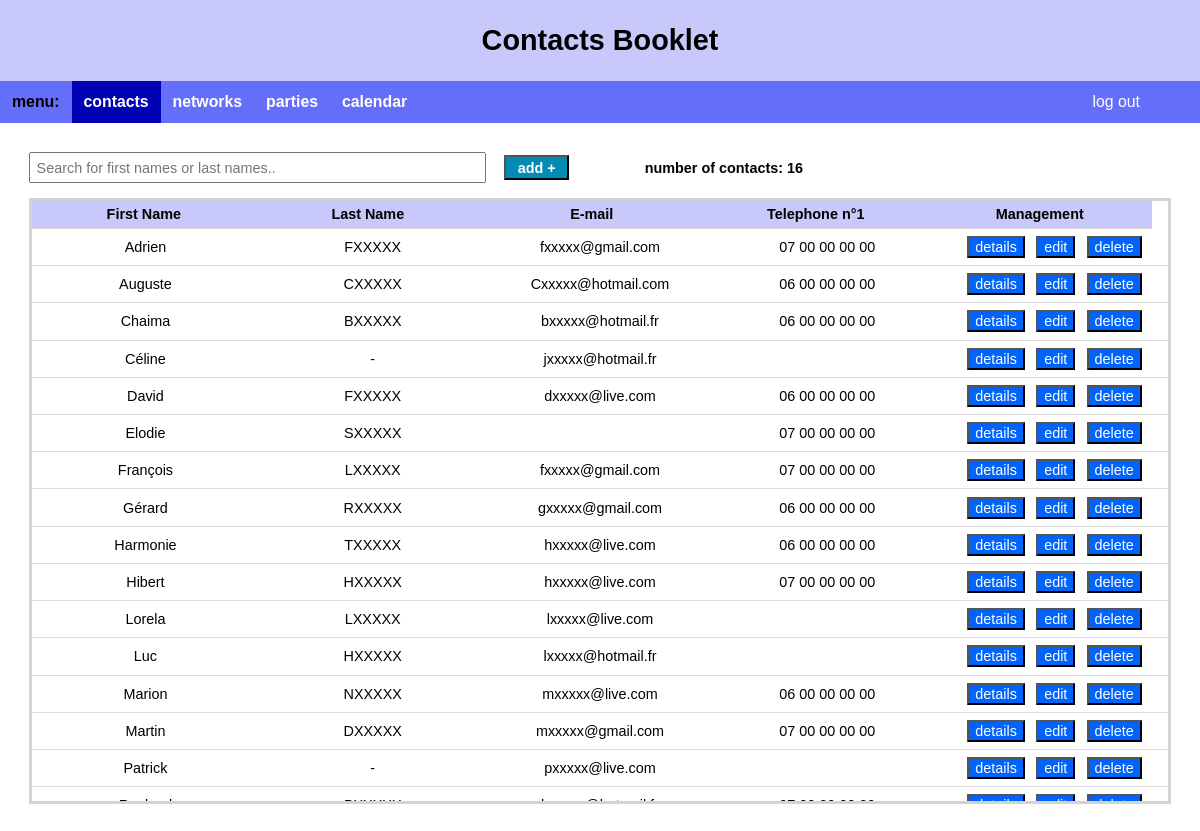
/contacts/ (signed in), run on the app's committed database.
### contacts_app/models.py (models this page shows, shortened)
class Contact(models.Model):
    first_name = models.CharField(max_length=30)
    last_name = models.CharField(max_length=30)
    email = models.EmailField(max_length=40, verbose_name='E-mail', blank=True)
    telephone1 = models.CharField(max_length=30, verbose_name='telephone n°1', blank=True)
    telephone2 = models.CharField(max_length=30, verbose_name='telephone n°2', blank=True)
    profile_photo = models.ImageField(verbose_name='picture', upload_to='image/', default='image/no-image.png')
    fk_user = models.ForeignKey(User, on_delete=models.CASCADE)
    REQUIRED_FIELDS = ['first_name','last_name']

### contacts_app/views.py (the view)
# urls.py: path('contacts/', contacts_app.views.contacts, name="contacts"),
@login_required
def contacts(request):
    contacts = Contact.objects.filter(fk_user=request.user.id).order_by('first_name', 'last_name')
    count = contacts.count()
    return render(request, 'contacts_app/contacts.html', context={'contacts' : contacts, 'count': count})

### contacts_app/templates/contacts_app/contacts.html (shortened to what this page needs)
{% extends 'base2.html' %}
{% load static %}
{% block css %}
    <link rel="stylesheet" href="{% static 'contacts.css' %}"/>
{% endblock %}
{% block content %}
<div id="div_table">
    <input type="text" id="search" onkeyup="filter()" placeholder="Search for first names or last names.." title="Type in a name">
    <a id="add_btn" href="{% url 'addContact' %}"><button class="btn_1">add +</button></a>
    <span id="count_contacts">number of contacts: {{ count }}</span>
    <div id="scroll">
    <table class="table-striped table-bordered" style="width:100%">
        <thead>
            <tr>
                <th>First Name</th>
                <th>Last Name</th>
                <th class="email">E-mail</th>
                <th class="telephone">Telephone n°1</th>
                <th class="t_button">Management</th>
            </tr>
        </thead>
        <tbody id="table">
        {% for line in contacts %}
        <tr>
            <td>{{ line.first_name }}</td>
            <td>{{ line.last_name }}</td>
            <td class="email">{{ line.email}}</td>
            <td class="telephone">{{ line.telephone1}}</td>
            <td class="t_button">
                <a href="{% url 'contactDetails' line.id %}"><button class="btn_2">details</button></a>
                <a href="{% url 'editContact' line.id %}"><button class="btn_2">edit</button></a>
                <a href="{% url 'deleteContact' line.id %}"><button class="btn_2">delete</button></a>
            </td>
        </tr>
        {% endfor %}
        </tbody>
    </table>
    </div>
</div>
{% endblock content %}

### contacts_app/static/style2.css (style rules this page uses)
body { margin: 0px; }

### contacts_app/static/contacts.css (style rules this page uses)
table { width: 100%; border: solid lightgray; }
th, td { padding: 0.5%; text-align: center; width: 20%; }
th { background-color: rgb(200, 200, 250); }
.btn_2 { font-size: 1em; margin-right:0.25em; margin-left:0.25em; color:white; background-color:rgb(0, 100, 250); margin-bottom: 0.1em; margin-top: 0.1em; }
#search { box-sizing: border-box; width: 40%; font-size: 1em; padding: 0.4em; margin-bottom: 1em; }
.btn_1 { font-size: 1em; margin-right: 1em; margin-left: 1em; padding-left: 0.8em; padding-right: 0.8em; padding-bottom: 0.2em; padding-top: 0.2em; color:white; font-weight: bold; background-color:rgb(0, 140, 180); }
#div_table { padding: 2em; }
#count_contacts { padding-left: 5%; font-weight: bold; }
#scroll { height: 60vh; }
table { display: flex; flex-flow: column; height: 100%; width: 100%; }
table thead { flex: 0 0 auto; width: calc(100% - 0.9em); }
table tbody { flex: 1 1 auto; display: block; overflow-y: scroll; }
table tbody tr { width: 100%; }
table thead, table tbody tr { display: table; table-layout: fixed; }
th { margin-bottom: 0%; }
body { font-family: sans-serif; font-size: 0.9em; }
table { border-collapse: collapse; }
thead,tbody { display: block; }
th, td { border-bottom: 0.02em solid #ddd; }
thead { border-right: 0.5em solid white; }
td { word-wrap: break-word; }

### data on the page
Contact: first_name "Adrien", last_name "FXXXXX", email "fxxxxx@gmail.com", telephone1 "07 00 00 00 00"
Contact: first_name "Auguste", last_name "CXXXXX", email "Cxxxxx@hotmail.com", telephone1 "06 00 00 00 00"
Contact: first_name "Chaima", last_name "BXXXXX", email "bxxxxx@hotmail.fr", telephone1 "06 00 00 00 00"
Contact: first_name "Céline", last_name "-", email "jxxxxx@hotmail.fr"
Contact: first_name "David", last_name "FXXXXX", email "dxxxxx@live.com", telephone1 "06 00 00 00 00"
Contact: first_name "Elodie", last_name "SXXXXX", telephone1 "07 00 00 00 00"
Contact: first_name "François", last_name "LXXXXX", email "fxxxxx@gmail.com", telephone1 "07 00 00 00 00"
Contact: first_name "Gérard", last_name "RXXXXX", email "gxxxxx@gmail.com", telephone1 "06 00 00 00 00"
Contact: first_name "Harmonie", last_name "TXXXXX", email "hxxxxx@live.com", telephone1 "06 00 00 00 00"
Contact: first_name "Hibert", last_name "HXXXXX", email "hxxxxx@live.com", telephone1 "07 00 00 00 00"
Contact: first_name "Lorela", last_name "LXXXXX", email "lxxxxx@live.com"
Contact: first_name "Luc", last_name "HXXXXX", email "lxxxxx@hotmail.fr"
Contact: first_name "Marion", last_name "NXXXXX", email "mxxxxx@live.com", telephone1 "06 00 00 00 00"
Contact: first_name "Martin", last_name "DXXXXX", email "mxxxxx@gmail.com", telephone1 "07 00 00 00 00"
Contact: first_name "Patrick", last_name "-", email "pxxxxx@live.com"

### other printed values
{{ count }} "16"
